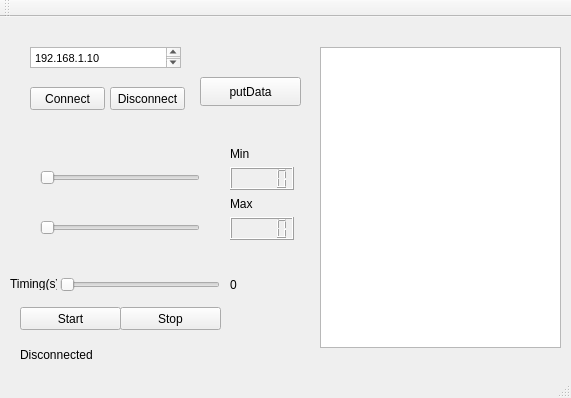
<?xml version="1.0" encoding="UTF-8"?>
<ui version="4.0">
 <class>MainWindow</class>
 <widget class="QMainWindow" name="MainWindow">
  <property name="geometry">
   <rect>
    <x>0</x>
    <y>0</y>
    <width>571</width>
    <height>398</height>
   </rect>
  </property>
  <property name="windowTitle">
   <string>MainWindow</string>
  </property>
  <widget class="QWidget" name="centralWidget">
   <widget class="QPushButton" name="pushButtonPut">
    <property name="geometry">
     <rect>
      <x>200</x>
      <y>60</y>
      <width>101</width>
      <height>29</height>
     </rect>
    </property>
    <property name="text">
     <string>putData</string>
    </property>
   </widget>
   <widget class="QSlider" name="horizontalSlider">
    <property name="geometry">
     <rect>
      <x>40</x>
      <y>150</y>
      <width>160</width>
      <height>22</height>
     </rect>
    </property>
    <property name="orientation">
     <enum>Qt::Horizontal</enum>
    </property>
   </widget>
   <widget class="QPushButton" name="pushButton">
    <property name="geometry">
     <rect>
      <x>30</x>
      <y>70</y>
      <width>75</width>
      <height>23</height>
     </rect>
    </property>
    <property name="text">
     <string>Connect</string>
    </property>
   </widget>
   <widget class="QPushButton" name="pushButton_2">
    <property name="geometry">
     <rect>
      <x>110</x>
      <y>70</y>
      <width>75</width>
      <height>23</height>
     </rect>
    </property>
    <property name="text">
     <string>Disconnect</string>
    </property>
   </widget>
   <widget class="QSlider" name="horizontalSlider_2">
    <property name="geometry">
     <rect>
      <x>40</x>
      <y>200</y>
      <width>160</width>
      <height>22</height>
     </rect>
    </property>
    <property name="orientation">
     <enum>Qt::Horizontal</enum>
    </property>
   </widget>
   <widget class="QSlider" name="horizontalSlider_3">
    <property name="geometry">
     <rect>
      <x>60</x>
      <y>260</y>
      <width>160</width>
      <height>16</height>
     </rect>
    </property>
    <property name="orientation">
     <enum>Qt::Horizontal</enum>
    </property>
   </widget>
   <widget class="QLCDNumber" name="lcdNumber">
    <property name="geometry">
     <rect>
      <x>230</x>
      <y>200</y>
      <width>64</width>
      <height>23</height>
     </rect>
    </property>
   </widget>
   <widget class="QLCDNumber" name="lcdNumber_2">
    <property name="geometry">
     <rect>
      <x>230</x>
      <y>150</y>
      <width>64</width>
      <height>23</height>
     </rect>
    </property>
   </widget>
   <widget class="QLabel" name="label">
    <property name="geometry">
     <rect>
      <x>230</x>
      <y>130</y>
      <width>47</width>
      <height>13</height>
     </rect>
    </property>
    <property name="text">
     <string>Min</string>
    </property>
   </widget>
   <widget class="QLabel" name="label_2">
    <property name="geometry">
     <rect>
      <x>230</x>
      <y>180</y>
      <width>47</width>
      <height>13</height>
     </rect>
    </property>
    <property name="text">
     <string>Max</string>
    </property>
   </widget>
   <widget class="QLabel" name="label_3">
    <property name="geometry">
     <rect>
      <x>10</x>
      <y>260</y>
      <width>47</width>
      <height>13</height>
     </rect>
    </property>
    <property name="text">
     <string>Timing(s)</string>
    </property>
   </widget>
   <widget class="QPushButton" name="pushButton_3">
    <property name="geometry">
     <rect>
      <x>20</x>
      <y>290</y>
      <width>101</width>
      <height>23</height>
     </rect>
    </property>
    <property name="text">
     <string>Start</string>
    </property>
   </widget>
   <widget class="QPushButton" name="pushButton_4">
    <property name="geometry">
     <rect>
      <x>120</x>
      <y>290</y>
      <width>101</width>
      <height>23</height>
     </rect>
    </property>
    <property name="text">
     <string>Stop</string>
    </property>
   </widget>
   <widget class="QTextBrowser" name="textBrowser">
    <property name="geometry">
     <rect>
      <x>320</x>
      <y>30</y>
      <width>241</width>
      <height>301</height>
     </rect>
    </property>
   </widget>
   <widget class="QLabel" name="label_4">
    <property name="geometry">
     <rect>
      <x>230</x>
      <y>260</y>
      <width>16</width>
      <height>16</height>
     </rect>
    </property>
    <property name="text">
     <string>0</string>
    </property>
   </widget>
   <widget class="QLabel" name="label_5">
    <property name="geometry">
     <rect>
      <x>20</x>
      <y>330</y>
      <width>81</width>
      <height>16</height>
     </rect>
    </property>
    <property name="text">
     <string>Disconnected</string>
    </property>
   </widget>
   <widget class="QTextEdit" name="textEdit">
    <property name="geometry">
     <rect>
      <x>30</x>
      <y>30</y>
      <width>151</width>
      <height>21</height>
     </rect>
    </property>
    <property name="html">
     <string>&lt;!DOCTYPE HTML PUBLIC &quot;-//W3C//DTD HTML 4.0//EN&quot; &quot;http://www.w3.org/TR/REC-html40/strict.dtd&quot;&gt;
&lt;html&gt;&lt;head&gt;&lt;meta name=&quot;qrichtext&quot; content=&quot;1&quot; /&gt;&lt;style type=&quot;text/css&quot;&gt;
p, li { white-space: pre-wrap; }
&lt;/style&gt;&lt;/head&gt;&lt;body style=&quot; font-family:'MS Shell Dlg 2'; font-size:8.25pt; font-weight:400; font-style:normal;&quot;&gt;
&lt;p style=&quot; margin-top:0px; margin-bottom:0px; margin-left:0px; margin-right:0px; -qt-block-indent:0; text-indent:0px;&quot;&gt;192.168.1.10&lt;/p&gt;&lt;/body&gt;&lt;/html&gt;</string>
    </property>
   </widget>
  </widget>
  <widget class="QMenuBar" name="menuBar">
   <property name="geometry">
    <rect>
     <x>0</x>
     <y>0</y>
     <width>571</width>
     <height>21</height>
    </rect>
   </property>
  </widget>
  <widget class="QToolBar" name="mainToolBar">
   <attribute name="toolBarArea">
    <enum>TopToolBarArea</enum>
   </attribute>
   <attribute name="toolBarBreak">
    <bool>false</bool>
   </attribute>
  </widget>
  <widget class="QStatusBar" name="statusBar"/>
 </widget>
 <layoutdefault spacing="6" margin="11"/>
 <resources/>
 <connections>
  <connection>
   <sender>horizontalSlider</sender>
   <signal>valueChanged(int)</signal>
   <receiver>lcdNumber_2</receiver>
   <slot>display(int)</slot>
   <hints>
    <hint type="sourcelabel">
     <x>174</x>
     <y>188</y>
    </hint>
    <hint type="destinationlabel">
     <x>232</x>
     <y>186</y>
    </hint>
   </hints>
  </connection>
  <connection>
   <sender>horizontalSlider_2</sender>
   <signal>valueChanged(int)</signal>
   <receiver>lcdNumber</receiver>
   <slot>display(int)</slot>
   <hints>
    <hint type="sourcelabel">
     <x>129</x>
     <y>248</y>
    </hint>
    <hint type="destinationlabel">
     <x>240</x>
     <y>249</y>
    </hint>
   </hints>
  </connection>
  <connection>
   <sender>horizontalSlider_3</sender>
   <signal>valueChanged(int)</signal>
   <receiver>label_4</receiver>
   <slot>setNum(int)</slot>
   <hints>
    <hint type="sourcelabel">
     <x>144</x>
     <y>301</y>
    </hint>
    <hint type="destinationlabel">
     <x>245</x>
     <y>304</y>
    </hint>
   </hints>
  </connection>
  <connection>
   <sender>pushButton</sender>
   <signal>clicked(bool)</signal>
   <receiver>label_5</receiver>
   <slot>setVisible(bool)</slot>
   <hints>
    <hint type="sourcelabel">
     <x>45</x>
     <y>108</y>
    </hint>
    <hint type="destinationlabel">
     <x>25</x>
     <y>376</y>
    </hint>
   </hints>
  </connection>
  <connection>
   <sender>pushButton_2</sender>
   <signal>clicked()</signal>
   <receiver>label_5</receiver>
   <slot>show()</slot>
   <hints>
    <hint type="sourcelabel">
     <x>145</x>
     <y>114</y>
    </hint>
    <hint type="destinationlabel">
     <x>80</x>
     <y>370</y>
    </hint>
   </hints>
  </connection>
 </connections>
</ui>
